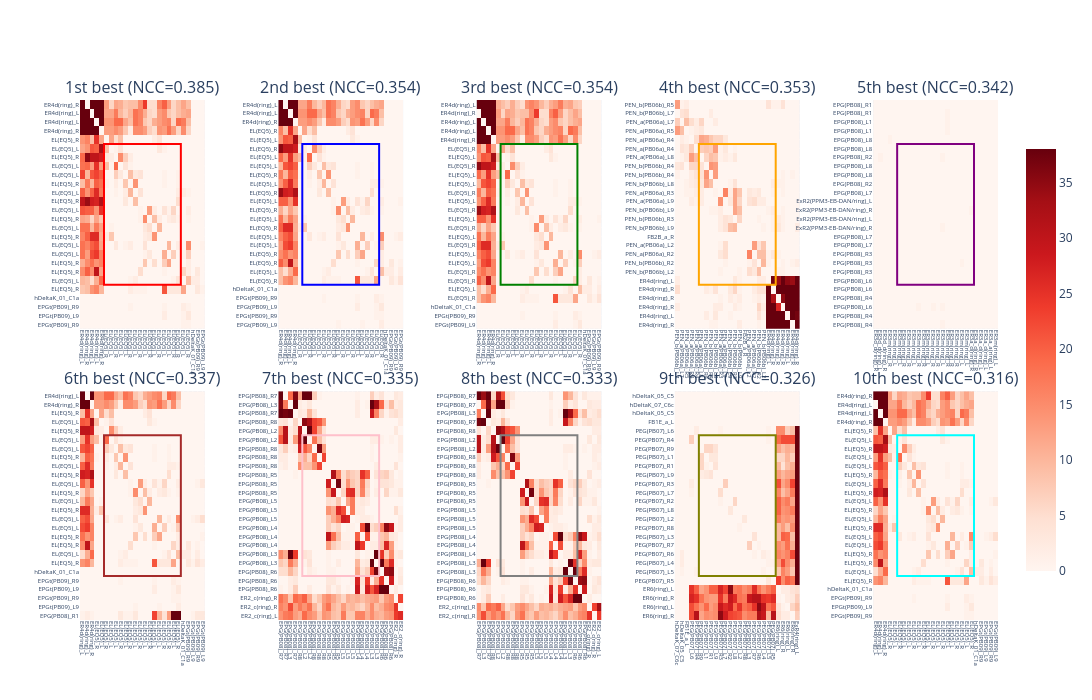

The notebook cell saved with this chart:
### Markdown cell above
# find_best_submatrix

### Code cell
import numpy as np
from numpy.lib.stride_tricks import sliding_window_view
import matplotlib.pyplot as plt
from matplotlib.patches import Rectangle

def find_best_submatrix(image: np.ndarray,
                        pattern: np.ndarray,
                        method: str = "ncc",
                        return_map: bool = True,
                        eps: float = 1e-12,
                        top_k: int = 1):
    """
    Find the top-k best matching submatrices in `image` that match `pattern`.

    - method="ncc": normalized cross-correlation in [-1, 1]; higher is more similar
    - method="ssd": negative sum of squared differences; higher (less negative) is more similar

    Returns:
        List of tuples: [(top, left, best_score, best_patch), ...] for top-k matches
        If return_map=True, also returns score_map as last element
    """
    image = np.asarray(image, dtype=np.float64)
    pattern = np.asarray(pattern, dtype=np.float64)

    if image.ndim != 2 or pattern.ndim != 2:
        raise ValueError("Both `image` and `pattern` must be 2D arrays.")

    H, W = image.shape
    h, w = pattern.shape
    if h > H or w > W:
        raise ValueError("`pattern` must be smaller than or equal to `image` in both dimensions.")

    # Sliding window view over the image to compare every h×w patch
    windows = sliding_window_view(image, (h, w))  # shape: (H-h+1, W-w+1, h, w)

    if method.lower() == "ncc":
        # Z-score the pattern
        pattern_mean = pattern.mean()
        pattern_std = pattern.std() + eps
        pattern_z = (pattern - pattern_mean) / pattern_std

        # Window-wise mean/std
        win_mean = windows.mean(axis=(2, 3))
        win_std = windows.std(axis=(2, 3)) + eps

        # Pearson correlation coefficient via z-scored dot product
        score_map = ((windows - win_mean[..., None, None]) * pattern_z).sum(axis=(2, 3)) / (win_std * (h * w))

    elif method.lower() == "ssd":
        # Negative SSD so that higher is better
        diffs = windows - pattern  # broadcast over (h, w)
        score_map = -np.square(diffs).sum(axis=(2, 3))

    else:
        raise ValueError("Unsupported method. Use 'ncc' or 'ssd'.")

    # Find top-k matches
    flat_scores = score_map.flatten()
    top_k_indices = np.argpartition(flat_scores, -top_k)[-top_k:]
    top_k_indices = top_k_indices[np.argsort(flat_scores[top_k_indices])[::-1]]  # Sort in descending order
    
    results = []
    for idx in top_k_indices:
        best_rc = np.unravel_index(idx, score_map.shape)
        top, left = int(best_rc[0]), int(best_rc[1])
        best_score = float(score_map[best_rc])
        best_patch = image[top:top + h, left:left + w]
        results.append((top, left, best_score, best_patch))

    if return_map:
        return results, score_map
    return results


# --- Example usage (uses matrix W if it exists in the notebook) ---
try:
    W = W_sorted
    H, Wn = W.shape  # noqa: F821
    # Choose a pattern size (use 16×16 if possible, else fall back to half size)
    ph = 16 if H >= 16 else max(1, H // 2)
    pw = 16 if Wn >= 16 else max(1, Wn // 2)
    pattern = W_pattern

    top_k = 10
    results, score_map = find_best_submatrix(W_sorted, W_pattern, method=SUBMATRIX_METHOD, return_map=True, top_k=top_k) # ncc or ssd

    k = min(top_k, len(results))
    print(f"Top {k} best matches:")
    for i, (top, left, score, sub) in enumerate(results[:k]):
        if 'sorted_neuron_names' in locals() and top < len(sorted_neuron_names) and left < len(sorted_neuron_names):
            row_name = sorted_neuron_names[top]
            col_name = sorted_neuron_names[left]
            name_str = f" [{row_name} -> {col_name}]"
        else:
            name_str = ""
        print(f"  {i+1}. Top-left at (row={top}, col={left}){name_str}, NCC={score:.4f}, pattern size=({ph}, {pw})")

    if k == 0:
        print("No matches found.")
    else:
        # Consistent color scaling for W (robust percentiles)
        W_vmin, W_vmax = np.percentile(W, 1), np.percentile(W, 99)

        colors = ['red', 'blue', 'green', 'orange', 'purple', 'brown', 'pink', 'gray', 'olive', 'cyan']
        match_labels = ['1st best', '2nd best', '3rd best', '4th best', '5th best',
                        '6th best', '7th best', '8th best', '9th best', '10th best']

        # Figure 1: Full matrix with all top-k matches overlaid (Plotly)
        import os
        import plotly.graph_objects as go
        import plotly.io as pio

        fig1 = go.Figure(
            data=[
                go.Heatmap(
                    z=W,
                    colorscale="Reds",
                    zmin=W_vmin,
                    zmax=W_vmax,
                    colorbar=dict(len=0.85),
                    hovertemplate="Row %{y}, Col %{x}, Value %{z}<extra></extra>",
                )
            ]
        )

        # Add rectangle outlines for top-k matches
        for i, (top, left, _, _) in enumerate(results[:k]):
            x0 = left - 0.5
            x1 = left + pw - 0.5
            y0 = top - 0.5
            y1 = top + ph - 0.5
            fig1.add_trace(
                go.Scatter(
                    x=[x0, x1, x1, x0, x0],
                    y=[y0, y0, y1, y1, y0],
                    mode="lines",
                    line=dict(color=colors[i], width=2),
                    name=f"{match_labels[i]}",
                    hoverinfo="skip",
                    showlegend=True,
                )
            )

        fig1.update_layout(
            title=f"Matrix W with top {k} matches with {SUBMATRIX_METHOD} method",
            xaxis_title="Column",
            yaxis_title="Row",
            yaxis=dict(scaleanchor="x", autorange="reversed"),
            template="plotly_white",
            legend=dict(x=0.99, y=0.01, xanchor="right", yanchor="bottom", font=dict(size=10)),
            margin=dict(l=60, r=60, t=60, b=60),
            width=800,
            height=800,
        )

        # Save interactive HTML
        output_dir = "/home/pajucg/2D/docs"
        os.makedirs(output_dir, exist_ok=True)
        fig1_html_path = os.path.join(output_dir, f"{REGION}_matrix_W_top_{k}_matches_{SUBMATRIX_METHOD}_{PATTERN}.html")
        pio.write_html(fig1, file=fig1_html_path, include_plotlyjs="cdn", full_html=True)
        # Also display in notebook
        fig1.show()

        # Figure 2: Compact zoom grid of top-k matches (Plotly)
        from plotly.subplots import make_subplots
        import plotly.graph_objects as go

        cols = min(5, k)
        rows = int(np.ceil(k / cols))

        # Titles for each subplot (fill with empty for unused slots)
        subplot_titles = []
        for idx in range(rows * cols):
            if idx < k:
                top_i, left_i, score_i, _ = results[idx]
                subplot_titles.append(f"{match_labels[idx]} (NCC={score_i:.3f})")
            else:
                subplot_titles.append("")

        fig2 = make_subplots(
            rows=rows,
            cols=cols,
            subplot_titles=subplot_titles,
            horizontal_spacing=0.08,
            vertical_spacing=0.12,
        )

        for idx in range(rows * cols):
            r = (idx // cols) + 1
            c = (idx % cols) + 1
            if idx < k:
                top, left, score, _ = results[idx]
                # Zoom bounds
                zoom_margin = 5
                zoom_top = max(0, top - zoom_margin)
                zoom_bottom = min(H, top + ph + zoom_margin)
                zoom_left = max(0, left - zoom_margin)
                zoom_right = min(Wn, left + pw + zoom_margin)

                zoom_region = W[zoom_top:zoom_bottom, zoom_left:zoom_right]

                # Use absolute indices for axes (so labels can be neuron names)
                x_vals = np.arange(zoom_left, zoom_right)
                y_vals = np.arange(zoom_top, zoom_bottom)

                fig2.add_trace(
                    go.Heatmap(
                        z=zoom_region,
                        x=x_vals,
                        y=y_vals,
                        coloraxis="coloraxis",
                        zsmooth=False,
                    ),
                    row=r,
                    col=c,
                )

                # Rectangle in data coordinates around the matched patch
                axis_index = (r - 1) * cols + c
                fig2.add_shape(
                    type="rect",
                    xref=f"x{axis_index}",
                    yref=f"y{axis_index}",
                    x0=left - 0.5,
                    y0=top - 0.5,
                    x1=left + pw - 0.5,
                    y1=top + ph - 0.5,
                    line=dict(color=colors[idx], width=2),
                    fillcolor="rgba(0,0,0,0)",
                )

                # Axis tick labels
                if 'sorted_neuron_names' in locals():
                    zoom_row_names = [sorted_neuron_names[j] if j < len(sorted_neuron_names) else f"Row {j}" for j in y_vals]
                    zoom_col_names = [sorted_neuron_names[j] if j < len(sorted_neuron_names) else f"Col {j}" for j in x_vals]
                else:
                    zoom_row_names = [f"Row {j}" for j in y_vals]
                    zoom_col_names = [f"Col {j}" for j in x_vals]

                fig2.update_xaxes(
                    tickmode="array",
                    tickvals=x_vals,
                    ticktext=zoom_col_names,
                    tickangle=90,
                    tickfont=dict(size=6),
                    row=r,
                    col=c,
                )
                fig2.update_yaxes(
                    tickmode="array",
                    tickvals=y_vals,
                    ticktext=zoom_row_names,
                    autorange="reversed",
                    tickfont=dict(size=6),
                    row=r,
                    col=c,
                )
            else:
                # Hide unused subplots
                fig2.update_xaxes(visible=False, row=r, col=c)
                fig2.update_yaxes(visible=False, row=r, col=c)

        # Shared colorbar and sizing
        fig2.update_layout(
            coloraxis=dict(
                colorscale="Reds",
                cmin=W_vmin,
                cmax=W_vmax,
                colorbar=dict(len=0.85),
            ),
            width=int(350 * cols),
            height=int(350 * rows),
        )
        fig2.show()
        output_dir = "/home/pajucg/2D/docs"
        os.makedirs(output_dir, exist_ok=True)
        fig2_html_path = os.path.join(output_dir, f"{REGION}_fig2_zoomed_patches_{PATTERN}.html")
        pio.write_html(fig2, file=fig2_html_path, include_plotlyjs="cdn", full_html=True)        
        print("Saved fig2 to fig2_zoomed_patches.html")

        # Figure 3: Similarity map with top-k markers
        fig3, ax3 = plt.subplots(1, 1, figsize=(8, 6), constrained_layout=True)
        im3 = ax3.imshow(score_map, cmap="magma", interpolation="nearest", aspect="equal")
        for i, (top, left, score, _) in enumerate(results[:k]):
            ax3.plot(left, top, marker='o', markersize=6, color=colors[i],
                     markeredgecolor='white', markeredgewidth=1.5,
                     label=f"{match_labels[i]} ({score:.3f})")
        ax3.set_title(f"Similarity map ({SUBMATRIX_METHOD}) with top {k} matches")
        ax3.set_xlabel("Left column index")
        ax3.set_ylabel("Top row index")
        ax3.legend(bbox_to_anchor=(1.02, 1), loc='upper left', fontsize=8)
        fig3.colorbar(im3, ax=ax3, shrink=0.85)
        plt.show()

except NameError:
    # If W is not defined yet in the notebook, just define a tiny demo
    demo = np.random.rand(32, 32)
    tpl = demo[8:16, 10:18] + 0.25  # make a slightly brighter patch
    results, smap = find_best_submatrix(demo, tpl, method="ssd", return_map=True, top_k=10)
    print("(Demo) Top 10 matches:")
    for i, (t, l, s, sub) in enumerate(results):
        print(f"  {i+1}. Best match at (row={t}, col={l}), SSD={s:.4f}")

### Figure 1 — Plotly figure (JSON) as saved in the notebook; plotly's stock layout.template omitted (floating-point values rounded to 4 significant figures; data arrays with more than 128 entries replaced by an {"elided": "..."} marker saying what was removed)
{"data": [{"coloraxis": "coloraxis", "type": "heatmap", "x": [334, 335, 336, 337, 338, 339, 340, 341, 342, 343, 344, 345, 346, 347, 348, 349, 350, 351, 352, 353, 354, 355, 356, 357, 358, 359], "xaxis": "x", "y": [335, 336, 337, 338, 339, 340, 341, 342, 343, 344, 345, 346, 347, 348, 349, 350, 351, 352, 353, 354, 355, 356, 357, 358, 359, 360], "yaxis": "y", "z": {"elided": "26x26 int values"}, "zsmooth": false}, {"coloraxis": "coloraxis", "type": "heatmap", "x": [335, 336, 337, 338, 339, 340, 341, 342, 343, 344, 345, 346, 347, 348, 349, 350, 351, 352, 353, 354, 355, 356, 357, 358, 359, 360], "xaxis": "x2", "y": [336, 337, 338, 339, 340, 341, 342, 343, 344, 345, 346, 347, 348, 349, 350, 351, 352, 353, 354, 355, 356, 357, 358, 359, 360, 361], "yaxis": "y2", "z": {"elided": "26x26 int values"}, "zsmooth": false}, {"coloraxis": "coloraxis", "type": "heatmap", "x": [335, 336, 337, 338, 339, 340, 341, 342, 343, 344, 345, 346, 347, 348, 349, 350, 351, 352, 353, 354, 355, 356, 357, 358, 359, 360], "xaxis": "x3", "y": [334, 335, 336, 337, 338, 339, 340, 341, 342, 343, 344, 345, 346, 347, 348, 349, 350, 351, 352, 353, 354, 355, 356, 357, 358, 359], "yaxis": "y3", "z": {"elided": "26x26 int values"}, "zsmooth": false}, {"coloraxis": "coloraxis", "type": "heatmap", "x": [295, 296, 297, 298, 299, 300, 301, 302, 303, 304, 305, 306, 307, 308, 309, 310, 311, 312, 313, 314, 315, 316, 317, 318, 319, 320], "xaxis": "x4", "y": [294, 295, 296, 297, 298, 299, 300, 301, 302, 303, 304, 305, 306, 307, 308, 309, 310, 311, 312, 313, 314, 315, 316, 317, 318, 319], "yaxis": "y4", "z": {"elided": "26x26 int values"}, "zsmooth": false}, {"coloraxis": "coloraxis", "type": "heatmap", "x": [43, 44, 45, 46, 47, 48, 49, 50, 51, 52, 53, 54, 55, 56, 57, 58, 59, 60, 61, 62, 63, 64, 65, 66, 67, 68], "xaxis": "x5", "y": [362, 363, 364, 365, 366, 367, 368, 369, 370, 371, 372, 373, 374, 375, 376, 377, 378, 379, 380, 381, 382, 383, 384, 385, 386, 387], "yaxis": "y5", "z": {"elided": "26x26 int values"}, "zsmooth": false}, {"coloraxis": "coloraxis", "type": "heatmap", "x": [336, 337, 338, 339, 340, 341, 342, 343, 344, 345, 346, 347, 348, 349, 350, 351, 352, 353, 354, 355, 356, 357, 358, 359, 360, 361], "xaxis": "x6", "y": [337, 338, 339, 340, 341, 342, 343, 344, 345, 346, 347, 348, 349, 350, 351, 352, 353, 354, 355, 356, 357, 358, 359, 360, 361, 362], "yaxis": "y6", "z": {"elided": "26x26 int values"}, "zsmooth": false}, {"coloraxis": "coloraxis", "type": "heatmap", "x": [388, 389, 390, 391, 392, 393, 394, 395, 396, 397, 398, 399, 400, 401, 402, 403, 404, 405, 406, 407, 408, 409, 410, 411, 412, 413], "xaxis": "x7", "y": [389, 390, 391, 392, 393, 394, 395, 396, 397, 398, 399, 400, 401, 402, 403, 404, 405, 406, 407, 408, 409, 410, 411, 412, 413, 414], "yaxis": "y7", "z": {"elided": "26x26 int values"}, "zsmooth": false}, {"coloraxis": "coloraxis", "type": "heatmap", "x": [389, 390, 391, 392, 393, 394, 395, 396, 397, 398, 399, 400, 401, 402, 403, 404, 405, 406, 407, 408, 409, 410, 411, 412, 413, 414], "xaxis": "x8", "y": [388, 389, 390, 391, 392, 393, 394, 395, 396, 397, 398, 399, 400, 401, 402, 403, 404, 405, 406, 407, 408, 409, 410, 411, 412, 413], "yaxis": "y8", "z": {"elided": "26x26 int values"}, "zsmooth": false}, {"coloraxis": "coloraxis", "type": "heatmap", "x": [225, 226, 227, 228, 229, 230, 231, 232, 233, 234, 235, 236, 237, 238, 239, 240, 241, 242, 243, 244, 245, 246, 247, 248, 249, 250], "xaxis": "x9", "y": [224, 225, 226, 227, 228, 229, 230, 231, 232, 233, 234, 235, 236, 237, 238, 239, 240, 241, 242, 243, 244, 245, 246, 247, 248, 249], "yaxis": "y9", "z": {"elided": "26x26 int values"}, "zsmooth": false}, {"coloraxis": "coloraxis", "type": "heatmap", "x": [336, 337, 338, 339, 340, 341, 342, 343, 344, 345, 346, 347, 348, 349, 350, 351, 352, 353, 354, 355, 356, 357, 358, 359, 360, 361], "xaxis": "x10", "y": [335, 336, 337, 338, 339, 340, 341, 342, 343, 344, 345, 346, 347, 348, 349, 350, 351, 352, 353, 354, 355, 356, 357, 358, 359, 360], "yaxis": "y10", "z": {"elided": "26x26 int values"}, "zsmooth": false}], "layout": {"annotations": [{"font": {"size": 16}, "showarrow": false, "text": "1st best (NCC=0.385)", "x": 0.068, "xanchor": "center", "xref": "paper", "y": 1, "yanchor": "bottom", "yref": "paper"}, {"font": {"size": 16}, "showarrow": false, "text": "2nd best (NCC=0.354)", "x": 0.284, "xanchor": "center", "xref": "paper", "y": 1, "yanchor": "bottom", "yref": "paper"}, {"font": {"size": 16}, "showarrow": false, "text": "3rd best (NCC=0.354)", "x": 0.5, "xanchor": "center", "xref": "paper", "y": 1, "yanchor": "bottom", "yref": "paper"}, {"font": {"size": 16}, "showarrow": false, "text": "4th best (NCC=0.353)", "x": 0.716, "xanchor": "center", "xref": "paper", "y": 1, "yanchor": "bottom", "yref": "paper"}, {"font": {"size": 16}, "showarrow": false, "text": "5th best (NCC=0.342)", "x": 0.932, "xanchor": "center", "xref": "paper", "y": 1, "yanchor": "bottom", "yref": "paper"}, {"font": {"size": 16}, "showarrow": false, "text": "6th best (NCC=0.337)", "x": 0.068, "xanchor": "center", "xref": "paper", "y": 0.44, "yanchor": "bottom", "yref": "paper"}, {"font": {"size": 16}, "showarrow": false, "text": "7th best (NCC=0.335)", "x": 0.284, "xanchor": "center", "xref": "paper", "y": 0.44, "yanchor": "bottom", "yref": "paper"}, {"font": {"size": 16}, "showarrow": false, "text": "8th best (NCC=0.333)", "x": 0.5, "xanchor": "center", "xref": "paper", "y": 0.44, "yanchor": "bottom", "yref": "paper"}, {"font": {"size": 16}, "showarrow": false, "text": "9th best (NCC=0.326)", "x": 0.716, "xanchor": "center", "xref": "paper", "y": 0.44, "yanchor": "bottom", "yref": "paper"}, {"font": {"size": 16}, "showarrow": false, "text": "10th best (NCC=0.316)", "x": 0.932, "xanchor": "center", "xref": "paper", "y": 0.44, "yanchor": "bottom", "yref": "paper"}], "coloraxis": {"cmax": 38, "cmin": 0, "colorbar": {"len": 0.85}, "colorscale": [[0, "rgb(255,245,240)"], [0.125, "rgb(254,224,210)"], [0.25, "rgb(252,187,161)"], [0.375, "rgb(252,146,114)"], [0.5, "rgb(251,106,74)"], [0.625, "rgb(239,59,44)"], [0.75, "rgb(203,24,29)"], [0.875, "rgb(165,15,21)"], [1, "rgb(103,0,13)"]]}, "height": 700, "shapes": [{"fillcolor": "rgba(0,0,0,0)", "line": {"color": "red", "width": 2}, "type": "rect", "x0": 338.5, "x1": 354.5, "xref": "x", "y0": 339.5, "y1": 355.5, "yref": "y"}, {"fillcolor": "rgba(0,0,0,0)", "line": {"color": "blue", "width": 2}, "type": "rect", "x0": 339.5, "x1": 355.5, "xref": "x2", "y0": 340.5, "y1": 356.5, "yref": "y2"}, {"fillcolor": "rgba(0,0,0,0)", "line": {"color": "green", "width": 2}, "type": "rect", "x0": 339.5, "x1": 355.5, "xref": "x3", "y0": 338.5, "y1": 354.5, "yref": "y3"}, {"fillcolor": "rgba(0,0,0,0)", "line": {"color": "orange", "width": 2}, "type": "rect", "x0": 299.5, "x1": 315.5, "xref": "x4", "y0": 298.5, "y1": 314.5, "yref": "y4"}, {"fillcolor": "rgba(0,0,0,0)", "line": {"color": "purple", "width": 2}, "type": "rect", "x0": 47.5, "x1": 63.5, "xref": "x5", "y0": 366.5, "y1": 382.5, "yref": "y5"}, {"fillcolor": "rgba(0,0,0,0)", "line": {"color": "brown", "width": 2}, "type": "rect", "x0": 340.5, "x1": 356.5, "xref": "x6", "y0": 341.5, "y1": 357.5, "yref": "y6"}, {"fillcolor": "rgba(0,0,0,0)", "line": {"color": "pink", "width": 2}, "type": "rect", "x0": 392.5, "x1": 408.5, "xref": "x7", "y0": 393.5, "y1": 409.5, "yref": "y7"}, {"fillcolor": "rgba(0,0,0,0)", "line": {"color": "gray", "width": 2}, "type": "rect", "x0": 393.5, "x1": 409.5, "xref": "x8", "y0": 392.5, "y1": 408.5, "yref": "y8"}, {"fillcolor": "rgba(0,0,0,0)", "line": {"color": "olive", "width": 2}, "type": "rect", "x0": 229.5, "x1": 245.5, "xref": "x9", "y0": 228.5, "y1": 244.5, "yref": "y9"}, {"fillcolor": "rgba(0,0,0,0)", "line": {"color": "cyan", "width": 2}, "type": "rect", "x0": 340.5, "x1": 356.5, "xref": "x10", "y0": 339.5, "y1": 355.5, "yref": "y10"}], "width": 1750, "xaxis": {"anchor": "y", "domain": [0, 0.136], "tickangle": 90, "tickfont": {"size": 6}, "tickmode": "array", "ticktext": ["ER4d(ring)_L", "ER4d(ring)_R", "ER4d(ring)_L", "ER4d(ring)_L", "ER4d(ring)_R", "EL(EQ5)_R", "EL(EQ5)_L", "EL(EQ5)_R", "EL(EQ5)_L", "EL(EQ5)_L", "EL(EQ5)_R", "EL(EQ5)_L", "EL(EQ5)_R", "EL(EQ5)_L", "EL(EQ5)_R", "EL(EQ5)_L", "EL(EQ5)_R", "EL(EQ5)_L", "EL(EQ5)_L", "EL(EQ5)_R", "EL(EQ5)_R", "EL(EQ5)_L", "EL(EQ5)_R", "hDeltaK_01_C1a", "EPGt(PB09)_R9", "EPGt(PB09)_L9"], "tickvals": [334, 335, 336, 337, 338, 339, 340, 341, 342, 343, 344, 345, 346, 347, 348, 349, 350, 351, 352, 353, 354, 355, 356, 357, 358, 359]}, "xaxis10": {"anchor": "y10", "domain": [0.864, 1.0], "tickangle": 90, "tickfont": {"size": 6}, "tickmode": "array", "ticktext": ["ER4d(ring)_L", "ER4d(ring)_L", "ER4d(ring)_R", "EL(EQ5)_R", "EL(EQ5)_L", "EL(EQ5)_R", "EL(EQ5)_L", "EL(EQ5)_L", "EL(EQ5)_R", "EL(EQ5)_L", "EL(EQ5)_R", "EL(EQ5)_L", "EL(EQ5)_R", "EL(EQ5)_L", "EL(EQ5)_R", "EL(EQ5)_L", "EL(EQ5)_L", "EL(EQ5)_R", "EL(EQ5)_R", "EL(EQ5)_L", "EL(EQ5)_R", "hDeltaK_01_C1a", "EPGt(PB09)_R9", "EPGt(PB09)_L9", "EPGt(PB09)_R9", "EPGt(PB09)_L9"], "tickvals": [336, 337, 338, 339, 340, 341, 342, 343, 344, 345, 346, 347, 348, 349, 350, 351, 352, 353, 354, 355, 356, 357, 358, 359, 360, 361]}, "xaxis2": {"anchor": "y2", "domain": [0.216, 0.352], "tickangle": 90, "tickfont": {"size": 6}, "tickmode": "array", "ticktext": ["ER4d(ring)_R", "ER4d(ring)_L", "ER4d(ring)_L", "ER4d(ring)_R", "EL(EQ5)_R", "EL(EQ5)_L", "EL(EQ5)_R", "EL(EQ5)_L", "EL(EQ5)_L", "EL(EQ5)_R", "EL(EQ5)_L", "EL(EQ5)_R", "EL(EQ5)_L", "EL(EQ5)_R", "EL(EQ5)_L", "EL(EQ5)_R", "EL(EQ5)_L", "EL(EQ5)_L", "EL(EQ5)_R", "EL(EQ5)_R", "EL(EQ5)_L", "EL(EQ5)_R", "hDeltaK_01_C1a", "EPGt(PB09)_R9", "EPGt(PB09)_L9", "EPGt(PB09)_R9"], "tickvals": [335, 336, 337, 338, 339, 340, 341, 342, 343, 344, 345, 346, 347, 348, 349, 350, 351, 352, 353, 354, 355, 356, 357, 358, 359, 360]}, "xaxis3": {"anchor": "y3", "domain": [0.432, 0.568], "tickangle": 90, "tickfont": {"size": 6}, "tickmode": "array", "ticktext": ["ER4d(ring)_R", "ER4d(ring)_L", "ER4d(ring)_L", "ER4d(ring)_R", "EL(EQ5)_R", "EL(EQ5)_L", "EL(EQ5)_R", "EL(EQ5)_L", "EL(EQ5)_L", "EL(EQ5)_R", "EL(EQ5)_L", "EL(EQ5)_R", "EL(EQ5)_L", "EL(EQ5)_R", "EL(EQ5)_L", "EL(EQ5)_R", "EL(EQ5)_L", "EL(EQ5)_L", "EL(EQ5)_R", "EL(EQ5)_R", "EL(EQ5)_L", "EL(EQ5)_R", "hDeltaK_01_C1a", "EPGt(PB09)_R9", "EPGt(PB09)_L9", "EPGt(PB09)_R9"], "tickvals": [335, 336, 337, 338, 339, 340, 341, 342, 343, 344, 345, 346, 347, 348, 349, 350, 351, 352, 353, 354, 355, 356, 357, 358, 359, 360]}, "xaxis4": {"anchor": "y4", "domain": [0.648, 0.784], "tickangle": 90, "tickfont": {"size": 6}, "tickmode": "array", "ticktext": ["PEN_b(PB06b)_L7", "PEN_a(PB06a)_L7", "PEN_a(PB06a)_R5", "PEN_a(PB06a)_R4", "PEN_a(PB06a)_R4", "PEN_a(PB06a)_L8", "PEN_b(PB06b)_R4", "PEN_b(PB06b)_R4", "PEN_b(PB06b)_L8", "PEN_a(PB06a)_R3", "PEN_a(PB06a)_L9", "PEN_b(PB06b)_L9", "PEN_b(PB06b)_R3", "PEN_b(PB06b)_L9", "FB2B_a_R", "PEN_a(PB06a)_L2", "PEN_a(PB06a)_R2", "PEN_b(PB06b)_R2", "PEN_b(PB06b)_L2", "ER4d(ring)_L", "ER4d(ring)_R", "ER4d(ring)_R", "ER4d(ring)_R", "ER4d(ring)_L", "ER4d(ring)_R", "ER4d(ring)_R"], "tickvals": [295, 296, 297, 298, 299, 300, 301, 302, 303, 304, 305, 306, 307, 308, 309, 310, 311, 312, 313, 314, 315, 316, 317, 318, 319, 320]}, "xaxis5": {"anchor": "y5", "domain": [0.864, 1.0], "tickangle": 90, "tickfont": {"size": 6}, "tickmode": "array", "ticktext": ["ER3d_d(ring)_R", "ER3d_d(ring)_L", "ER3d_d(ring)_R", "ER3m(ring)_R", "ER3m(ring)_L", "ER3m(ring)_L", "ER3m(ring)_R", "ER3m(ring)_R", "ER3m(ring)_L", "ER3m(ring)_R", "ER3m(ring)_R", "ER3m(ring)_L", "ER3m(ring)_R", "ER3m(ring)_R", "ER3m(ring)_L", "ER3m(ring)_R", "ER3m(ring)_R", "ER3m(ring)_R", "ER3m(ring)_L", "ER3m(ring)_L", "ER3a_d(ring)_R", "ER3a_d(ring)_R", "ER3a_d(ring)_L", "ER3a_d(ring)_L", "ER3a_a(ring)_L", "ER3m(ring)_L"], "tickvals": [43, 44, 45, 46, 47, 48, 49, 50, 51, 52, 53, 54, 55, 56, 57, 58, 59, 60, 61, 62, 63, 64, 65, 66, 67, 68]}, "xaxis6": {"anchor": "y6", "domain": [0, 0.136], "tickangle": 90, "tickfont": {"size": 6}, "tickmode": "array", "ticktext": ["ER4d(ring)_L", "ER4d(ring)_L", "ER4d(ring)_R", "EL(EQ5)_R", "EL(EQ5)_L", "EL(EQ5)_R", "EL(EQ5)_L", "EL(EQ5)_L", "EL(EQ5)_R", "EL(EQ5)_L", "EL(EQ5)_R", "EL(EQ5)_L", "EL(EQ5)_R", "EL(EQ5)_L", "EL(EQ5)_R", "EL(EQ5)_L", "EL(EQ5)_L", "EL(EQ5)_R", "EL(EQ5)_R", "EL(EQ5)_L", "EL(EQ5)_R", "hDeltaK_01_C1a", "EPGt(PB09)_R9", "EPGt(PB09)_L9", "EPGt(PB09)_R9", "EPGt(PB09)_L9"], "tickvals": [336, 337, 338, 339, 340, 341, 342, 343, 344, 345, 346, 347, 348, 349, 350, 351, 352, 353, 354, 355, 356, 357, 358, 359, 360, 361]}, "xaxis7": {"anchor": "y7", "domain": [0.216, 0.352], "tickangle": 90, "tickfont": {"size": 6}, "tickmode": "array", "ticktext": ["EPG(PB08)_R7", "EPG(PB08)_R7", "EPG(PB08)_L3", "EPG(PB08)_R7", "EPG(PB08)_R8", "EPG(PB08)_L2", "EPG(PB08)_L2", "EPG(PB08)_R8", "EPG(PB08)_R8", "EPG(PB08)_R8", "EPG(PB08)_R5", "EPG(PB08)_R5", "EPG(PB08)_R5", "EPG(PB08)_L5", "EPG(PB08)_L5", "EPG(PB08)_L5", "EPG(PB08)_L4", "EPG(PB08)_L4", "EPG(PB08)_L4", "EPG(PB08)_L3", "EPG(PB08)_L3", "EPG(PB08)_R6", "EPG(PB08)_R6", "EPG(PB08)_R6", "ER2_c(ring)_R", "ER2_c(ring)_R"], "tickvals": [388, 389, 390, 391, 392, 393, 394, 395, 396, 397, 398, 399, 400, 401, 402, 403, 404, 405, 406, 407, 408, 409, 410, 411, 412, 413]}, "xaxis8": {"anchor": "y8", "domain": [0.432, 0.568], "tickangle": 90, "tickfont": {"size": 6}, "tickmode": "array", "ticktext": ["EPG(PB08)_R7", "EPG(PB08)_L3", "EPG(PB08)_R7", "EPG(PB08)_R8", "EPG(PB08)_L2", "EPG(PB08)_L2", "EPG(PB08)_R8", "EPG(PB08)_R8", "EPG(PB08)_R8", "EPG(PB08)_R5", "EPG(PB08)_R5", "EPG(PB08)_R5", "EPG(PB08)_L5", "EPG(PB08)_L5", "EPG(PB08)_L5", "EPG(PB08)_L4", "EPG(PB08)_L4", "EPG(PB08)_L4", "EPG(PB08)_L3", "EPG(PB08)_L3", "EPG(PB08)_R6", "EPG(PB08)_R6", "EPG(PB08)_R6", "ER2_c(ring)_R", "ER2_c(ring)_R", "ER2_c(ring)_L"], "tickvals": [389, 390, 391, 392, 393, 394, 395, 396, 397, 398, 399, 400, 401, 402, 403, 404, 405, 406, 407, 408, 409, 410, 411, 412, 413, 414]}, "xaxis9": {"anchor": "y9", "domain": [0.648, 0.784], "tickangle": 90, "tickfont": {"size": 6}, "tickmode": "array", "ticktext": ["hDeltaK_07_C6c", "hDeltaK_05_C5", "FB1E_a_L", "PEG(PB07)_L6", "PEG(PB07)_R4", "PEG(PB07)_R9", "PEG(PB07)_L1", "PEG(PB07)_R1", "PEG(PB07)_L9", "PEG(PB07)_R3", "PEG(PB07)_L7", "PEG(PB07)_R2", "PEG(PB07)_L8", "PEG(PB07)_L2", "PEG(PB07)_R8", "PEG(PB07)_L3", "PEG(PB07)_R7", "PEG(PB07)_R6", "PEG(PB07)_L4", "PEG(PB07)_L5", "PEG(PB07)_R5", "ER6(ring)_L", "ER6(ring)_R", "ER6(ring)_L", "ER6(ring)_R", "ExR4(ring)_L"], "tickvals": [225, 226, 227, 228, 229, 230, 231, 232, 233, 234, 235, 236, 237, 238, 239, 240, 241, 242, 243, 244, 245, 246, 247, 248, 249, 250]}, "yaxis": {"anchor": "x", "autorange": "reversed", "domain": [0.56, 1], "tickfont": {"size": 6}, "tickmode": "array", "ticktext": ["ER4d(ring)_R", "ER4d(ring)_L", "ER4d(ring)_L", "ER4d(ring)_R", "EL(EQ5)_R", "EL(EQ5)_L", "EL(EQ5)_R", "EL(EQ5)_L", "EL(EQ5)_L", "EL(EQ5)_R", "EL(EQ5)_L", "EL(EQ5)_R", "EL(EQ5)_L", "EL(EQ5)_R", "EL(EQ5)_L", "EL(EQ5)_R", "EL(EQ5)_L", "EL(EQ5)_L", "EL(EQ5)_R", "EL(EQ5)_R", "EL(EQ5)_L", "EL(EQ5)_R", "hDeltaK_01_C1a", "EPGt(PB09)_R9", "EPGt(PB09)_L9", "EPGt(PB09)_R9"], "tickvals": [335, 336, 337, 338, 339, 340, 341, 342, 343, 344, 345, 346, 347, 348, 349, 350, 351, 352, 353, 354, 355, 356, 357, 358, 359, 360]}, "yaxis10": {"anchor": "x10", "autorange": "reversed", "domain": [0, 0.44], "tickfont": {"size": 6}, "tickmode": "array", "ticktext": ["ER4d(ring)_R", "ER4d(ring)_L", "ER4d(ring)_L", "ER4d(ring)_R", "EL(EQ5)_R", "EL(EQ5)_L", "EL(EQ5)_R", "EL(EQ5)_L", "EL(EQ5)_L", "EL(EQ5)_R", "EL(EQ5)_L", "EL(EQ5)_R", "EL(EQ5)_L", "EL(EQ5)_R", "EL(EQ5)_L", "EL(EQ5)_R", "EL(EQ5)_L", "EL(EQ5)_L", "EL(EQ5)_R", "EL(EQ5)_R", "EL(EQ5)_L", "EL(EQ5)_R", "hDeltaK_01_C1a", "EPGt(PB09)_R9", "EPGt(PB09)_L9", "EPGt(PB09)_R9"], "tickvals": [335, 336, 337, 338, 339, 340, 341, 342, 343, 344, 345, 346, 347, 348, 349, 350, 351, 352, 353, 354, 355, 356, 357, 358, 359, 360]}, "yaxis2": {"anchor": "x2", "autorange": "reversed", "domain": [0.56, 1], "tickfont": {"size": 6}, "tickmode": "array", "ticktext": ["ER4d(ring)_L", "ER4d(ring)_L", "ER4d(ring)_R", "EL(EQ5)_R", "EL(EQ5)_L", "EL(EQ5)_R", "EL(EQ5)_L", "EL(EQ5)_L", "EL(EQ5)_R", "EL(EQ5)_L", "EL(EQ5)_R", "EL(EQ5)_L", "EL(EQ5)_R", "EL(EQ5)_L", "EL(EQ5)_R", "EL(EQ5)_L", "EL(EQ5)_L", "EL(EQ5)_R", "EL(EQ5)_R", "EL(EQ5)_L", "EL(EQ5)_R", "hDeltaK_01_C1a", "EPGt(PB09)_R9", "EPGt(PB09)_L9", "EPGt(PB09)_R9", "EPGt(PB09)_L9"], "tickvals": [336, 337, 338, 339, 340, 341, 342, 343, 344, 345, 346, 347, 348, 349, 350, 351, 352, 353, 354, 355, 356, 357, 358, 359, 360, 361]}, "yaxis3": {"anchor": "x3", "autorange": "reversed", "domain": [0.56, 1], "tickfont": {"size": 6}, "tickmode": "array", "ticktext": ["ER4d(ring)_L", "ER4d(ring)_R", "ER4d(ring)_L", "ER4d(ring)_L", "ER4d(ring)_R", "EL(EQ5)_R", "EL(EQ5)_L", "EL(EQ5)_R", "EL(EQ5)_L", "EL(EQ5)_L", "EL(EQ5)_R", "EL(EQ5)_L", "EL(EQ5)_R", "EL(EQ5)_L", "EL(EQ5)_R", "EL(EQ5)_L", "EL(EQ5)_R", "EL(EQ5)_L", "EL(EQ5)_L", "EL(EQ5)_R", "EL(EQ5)_R", "EL(EQ5)_L", "EL(EQ5)_R", "hDeltaK_01_C1a", "EPGt(PB09)_R9", "EPGt(PB09)_L9"], "tickvals": [334, 335, 336, 337, 338, 339, 340, 341, 342, 343, 344, 345, 346, 347, 348, 349, 350, 351, 352, 353, 354, 355, 356, 357, 358, 359]}, "yaxis4": {"anchor": "x4", "autorange": "reversed", "domain": [0.56, 1], "tickfont": {"size": 6}, "tickmode": "array", "ticktext": ["PEN_b(PB06b)_R5", "PEN_b(PB06b)_L7", "PEN_a(PB06a)_L7", "PEN_a(PB06a)_R5", "PEN_a(PB06a)_R4", "PEN_a(PB06a)_R4", "PEN_a(PB06a)_L8", "PEN_b(PB06b)_R4", "PEN_b(PB06b)_R4", "PEN_b(PB06b)_L8", "PEN_a(PB06a)_R3", "PEN_a(PB06a)_L9", "PEN_b(PB06b)_L9", "PEN_b(PB06b)_R3", "PEN_b(PB06b)_L9", "FB2B_a_R", "PEN_a(PB06a)_L2", "PEN_a(PB06a)_R2", "PEN_b(PB06b)_R2", "PEN_b(PB06b)_L2", "ER4d(ring)_L", "ER4d(ring)_R", "ER4d(ring)_R", "ER4d(ring)_R", "ER4d(ring)_L", "ER4d(ring)_R"], "tickvals": [294, 295, 296, 297, 298, 299, 300, 301, 302, 303, 304, 305, 306, 307, 308, 309, 310, 311, 312, 313, 314, 315, 316, 317, 318, 319]}, "yaxis5": {"anchor": "x5", "autorange": "reversed", "domain": [0.56, 1], "tickfont": {"size": 6}, "tickmode": "array", "ticktext": ["EPG(PB08)_R1", "EPG(PB08)_R1", "EPG(PB08)_L1", "EPG(PB08)_L1", "EPG(PB08)_L8", "EPG(PB08)_L8", "EPG(PB08)_R2", "EPG(PB08)_L8", "EPG(PB08)_L8", "EPG(PB08)_R2", "EPG(PB08)_L7", "ExR2(PPM3-EB-DAN/ring)_L", "ExR2(PPM3-EB-DAN/ring)_R", "ExR2(PPM3-EB-DAN/ring)_L", "ExR2(PPM3-EB-DAN/ring)_R", "EPG(PB08)_L7", "EPG(PB08)_L7", "EPG(PB08)_R3", "EPG(PB08)_R3", "EPG(PB08)_R3", "EPG(PB08)_L6", "EPG(PB08)_L6", "EPG(PB08)_R4", "EPG(PB08)_L6", "EPG(PB08)_R4", "EPG(PB08)_R4"], "tickvals": [362, 363, 364, 365, 366, 367, 368, 369, 370, 371, 372, 373, 374, 375, 376, 377, 378, 379, 380, 381, 382, 383, 384, 385, 386, 387]}, "yaxis6": {"anchor": "x6", "autorange": "reversed", "domain": [0, 0.44], "tickfont": {"size": 6}, "tickmode": "array", "ticktext": ["ER4d(ring)_L", "ER4d(ring)_R", "EL(EQ5)_R", "EL(EQ5)_L", "EL(EQ5)_R", "EL(EQ5)_L", "EL(EQ5)_L", "EL(EQ5)_R", "EL(EQ5)_L", "EL(EQ5)_R", "EL(EQ5)_L", "EL(EQ5)_R", "EL(EQ5)_L", "EL(EQ5)_R", "EL(EQ5)_L", "EL(EQ5)_L", "EL(EQ5)_R", "EL(EQ5)_R", "EL(EQ5)_L", "EL(EQ5)_R", "hDeltaK_01_C1a", "EPGt(PB09)_R9", "EPGt(PB09)_L9", "EPGt(PB09)_R9", "EPGt(PB09)_L9", "EPG(PB08)_R1"], "tickvals": [337, 338, 339, 340, 341, 342, 343, 344, 345, 346, 347, 348, 349, 350, 351, 352, 353, 354, 355, 356, 357, 358, 359, 360, 361, 362]}, "yaxis7": {"anchor": "x7", "autorange": "reversed", "domain": [0, 0.44], "tickfont": {"size": 6}, "tickmode": "array", "ticktext": ["EPG(PB08)_R7", "EPG(PB08)_L3", "EPG(PB08)_R7", "EPG(PB08)_R8", "EPG(PB08)_L2", "EPG(PB08)_L2", "EPG(PB08)_R8", "EPG(PB08)_R8", "EPG(PB08)_R8", "EPG(PB08)_R5", "EPG(PB08)_R5", "EPG(PB08)_R5", "EPG(PB08)_L5", "EPG(PB08)_L5", "EPG(PB08)_L5", "EPG(PB08)_L4", "EPG(PB08)_L4", "EPG(PB08)_L4", "EPG(PB08)_L3", "EPG(PB08)_L3", "EPG(PB08)_R6", "EPG(PB08)_R6", "EPG(PB08)_R6", "ER2_c(ring)_R", "ER2_c(ring)_R", "ER2_c(ring)_L"], "tickvals": [389, 390, 391, 392, 393, 394, 395, 396, 397, 398, 399, 400, 401, 402, 403, 404, 405, 406, 407, 408, 409, 410, 411, 412, 413, 414]}, "yaxis8": {"anchor": "x8", "autorange": "reversed", "domain": [0, 0.44], "tickfont": {"size": 6}, "tickmode": "array", "ticktext": ["EPG(PB08)_R7", "EPG(PB08)_R7", "EPG(PB08)_L3", "EPG(PB08)_R7", "EPG(PB08)_R8", "EPG(PB08)_L2", "EPG(PB08)_L2", "EPG(PB08)_R8", "EPG(PB08)_R8", "EPG(PB08)_R8", "EPG(PB08)_R5", "EPG(PB08)_R5", "EPG(PB08)_R5", "EPG(PB08)_L5", "EPG(PB08)_L5", "EPG(PB08)_L5", "EPG(PB08)_L4", "EPG(PB08)_L4", "EPG(PB08)_L4", "EPG(PB08)_L3", "EPG(PB08)_L3", "EPG(PB08)_R6", "EPG(PB08)_R6", "EPG(PB08)_R6", "ER2_c(ring)_R", "ER2_c(ring)_R"], "tickvals": [388, 389, 390, 391, 392, 393, 394, 395, 396, 397, 398, 399, 400, 401, 402, 403, 404, 405, 406, 407, 408, 409, 410, 411, 412, 413]}, "yaxis9": {"anchor": "x9", "autorange": "reversed", "domain": [0, 0.44], "tickfont": {"size": 6}, "tickmode": "array", "ticktext": ["hDeltaK_05_C5", "hDeltaK_07_C6c", "hDeltaK_05_C5", "FB1E_a_L", "PEG(PB07)_L6", "PEG(PB07)_R4", "PEG(PB07)_R9", "PEG(PB07)_L1", "PEG(PB07)_R1", "PEG(PB07)_L9", "PEG(PB07)_R3", "PEG(PB07)_L7", "PEG(PB07)_R2", "PEG(PB07)_L8", "PEG(PB07)_L2", "PEG(PB07)_R8", "PEG(PB07)_L3", "PEG(PB07)_R7", "PEG(PB07)_R6", "PEG(PB07)_L4", "PEG(PB07)_L5", "PEG(PB07)_R5", "ER6(ring)_L", "ER6(ring)_R", "ER6(ring)_L", "ER6(ring)_R"], "tickvals": [224, 225, 226, 227, 228, 229, 230, 231, 232, 233, 234, 235, 236, 237, 238, 239, 240, 241, 242, 243, 244, 245, 246, 247, 248, 249]}}}
